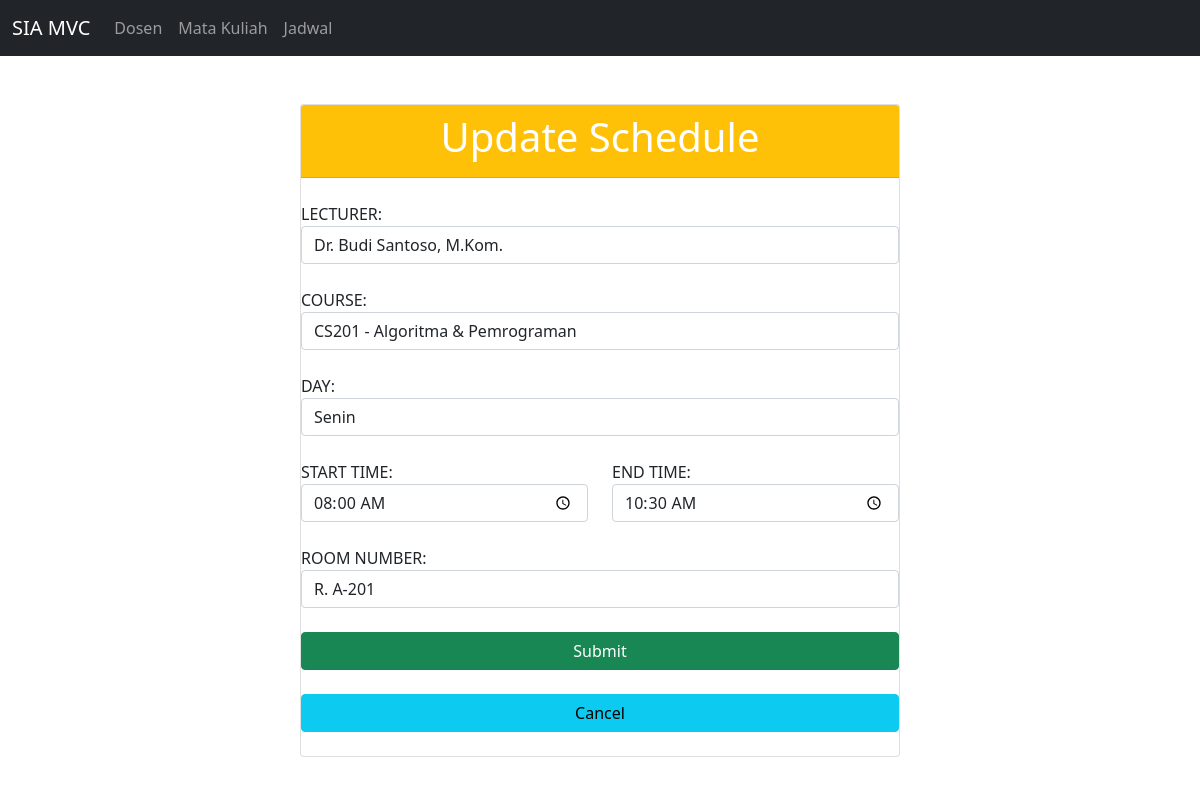
Screenshot of /project/public/index.php?controller=schedule&action=edit&id=1 with the database file from the repository.
### tables this page shows
CREATE TABLE `schedules` (
  `id` int(11) NOT NULL,
  `lecturer_id` int(11) NOT NULL,
  `course_id` int(11) NOT NULL,
  `day_of_week` varchar(10) NOT NULL,
  `start_time` time NOT NULL,
  `end_time` time NOT NULL,
  `room_number` varchar(10) DEFAULT NULL
);

CREATE TABLE `lecturers` (
  `id` int(11) NOT NULL,
  `name` varchar(100) NOT NULL,
  `nidn` varchar(20) NOT NULL,
  `phone` varchar(15) DEFAULT NULL,
  `join_date` date NOT NULL
);

CREATE TABLE `courses` (
  `id` int(11) NOT NULL,
  `course_code` varchar(10) NOT NULL,
  `name` varchar(100) NOT NULL,
  `sks` int(1) NOT NULL,
  `semester` int(1) NOT NULL
);

### project/controllers/ScheduleController.php (called while the page is built, shortened)
<?php
class ScheduleController {
    private $model;
    private $lecturerModel;
    private $courseModel;
    public function __construct($db) {
        $this->model = new ScheduleModel($db);
        $this->lecturerModel = new LecturerModel($db);
        $this->courseModel = new CourseModel($db);
    }
    public function edit($id) {
        $schedule = $this->model->getById($id);
        $lecturers = $this->lecturerModel->getAvailableLecturers();
        $courses = $this->courseModel->getAvailableCourses();
        require '../views/schedule/edit.php';
    }
}

### project/models/ScheduleModel.php (called while the page is built, shortened)
<?php
class ScheduleModel {
    private $conn;
    public function __construct($db) {
        $this->conn = $db;
    }
    public function getById($id) {
        $stmt = $this->conn->prepare("
            SELECT * FROM schedules
            WHERE id = ?
        ");
        $stmt->bind_param("i", $id);
        $stmt->execute();
        $result = $stmt->get_result();
        return $result->fetch_assoc();
    }
}

### project/models/LecturerModel.php (called while the page is built, shortened)
<?php
class LecturerModel {
    private $conn;
    public function __construct($db) {
        $this->conn = $db;
    }
    public function getAvailableLecturers() {
        $sql = "SELECT id, name FROM lecturers ORDER BY name ASC";
        $result = $this->conn->query($sql);
        return $result ?: false;
    }
}

### project/models/CourseModel.php (called while the page is built, shortened)
<?php
class CourseModel {
    private $conn;
    public function __construct($db) {
        $this->conn = $db;
    }
    public function getAvailableCourses() {
        $sql = "SELECT id, course_code, name FROM courses ORDER BY course_code ASC";
        $result = $this->conn->query($sql);
        return $result ?: false;
    }
}

### project/views/schedule/edit.php (the view, shortened to what this page needs)
<!DOCTYPE html>
<html>
<head>
  <link href="bootstrap.min.css" rel="stylesheet">
</head>
<body>
  <?php include '../views/includes/navbar.php'; ?>
  <div class="col-lg-6 m-auto">
    <form method="post" action="index.php?controller=schedule&action=edit&id=<?php echo $schedule['id']; ?>">
      <br><br>
      <div class="card">
        <div class="card-header bg-warning">
          <h1 class="text-white text-center"> Update Schedule</h1>
        </div><br>
        <label> LECTURER: </label>
        <select name="lecturer_id" class="form-control" required>
            <?php while ($l = $lecturers->fetch_assoc()): ?>
                <option value="<?php echo $l['id']; ?>"
                    <?php echo $l['id'] == $schedule['lecturer_id'] ? 'selected' : ''; ?>>
                    <?php echo $l['name']; ?>
                </option>
            <?php endwhile; ?>
        </select> <br>
        <label> COURSE: </label>
        <select name="course_id" class="form-control" required>
            <?php while ($c = $courses->fetch_assoc()): ?>
                <option value="<?php echo $c['id']; ?>"
                    <?php echo $c['id'] == $schedule['course_id'] ? 'selected' : ''; ?>>
                    <?php echo $c['course_code'] . ' - ' . $c['name']; ?>
                </option>
            <?php endwhile; ?>
        </select> <br>
        <label> DAY: </label>
        <select name="day_of_week" class="form-control" required>
            <?php $days = ['Senin', 'Selasa', 'Rabu', 'Kamis', 'Jumat'];
            foreach ($days as $day): ?>
                <option value="<?php echo $day; ?>"
                    <?php echo $day == $schedule['day_of_week'] ? 'selected' : ''; ?>>
                    <?php echo $day; ?>
                </option>
            <?php endforeach; ?>
        </select> <br>
        <div class="row">
            <div class="col-6">
                <label> START TIME: </label>
                <input type="time" name="start_time" class="form-control" value="<?php echo $schedule['start_time']; ?>" required> <br>
            </div>
            <div class="col-6">
                <label> END TIME: </label>
                <input type="time" name="end_time" class="form-control" value="<?php echo $schedule['end_time']; ?>" required> <br>
            </div>
        </div>
        <label> ROOM NUMBER: </label>
        <input type="text" name="room_number" class="form-control" value="<?php echo $schedule['room_number']; ?>"> <br>
        <button class="btn btn-success" type="submit" name="submit">Submit </button><br>
        <a class="btn btn-info" href="index.php?controller=schedule"> Cancel </a><br>
      </div>
    </form>
  </div>
</body>
</html>

### rows the page displays
schedules: lecturer_id "Dr. Budi Santoso, M.Kom.", course_id "CS201 - Algoritma & Pemrograman", day_of_week "Senin", start_time "08:00:00", end_time "10:30:00", room_number "R. A-201"
